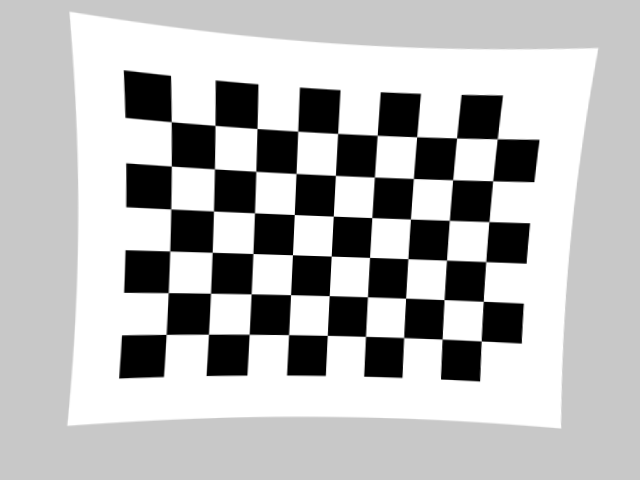
#> input picture data/calibration/calib_view_00.png, 640 x 480 px
$ python -i filtering.py   (imports and definitions only)   (older library calls are emulated)
#> lines starting #> are read from the running program, lines starting #| are printed output that depends on the picture; after the words box and inside, x2 and y2 are one past the last pixel; in counts of white or black regions, pixels touching at a corner belong together
#> further down, picture is the input picture: shape (480, 640, 3); min 0, max 255, mean 185.1
import cv2
import numpy as np


def compute_psnr(clean: np.ndarray, restored: np.ndarray) -> float:
    """Computes Peak Signal-to-Noise Ratio (dB)."""
    mse = np.mean((clean.astype(np.float64) - restored.astype(np.float64)) ** 2)
    if mse == 0:
        return float("inf")
    return float(20.0 * np.log10(255.0 / np.sqrt(mse)))


def run_filtering_and_frequency_analysis(image_bgr: np.ndarray, kernel_size: int = 5) -> dict:
    """Runs spatial filtering, denoising evaluation, edge gradients, and 2D FFT analysis."""
#> called with kernel_size = 5
    if kernel_size % 2 == 0:
        kernel_size += 1

    gray = cv2.cvtColor(image_bgr, cv2.COLOR_BGR2GRAY)

    # 1. Synthetic Gaussian + Salt-and-Pepper noise injection for denoising benchmark
    rng = np.random.default_rng(42)
    noisy = gray.astype(np.float32) + rng.normal(0, 18.0, gray.shape)
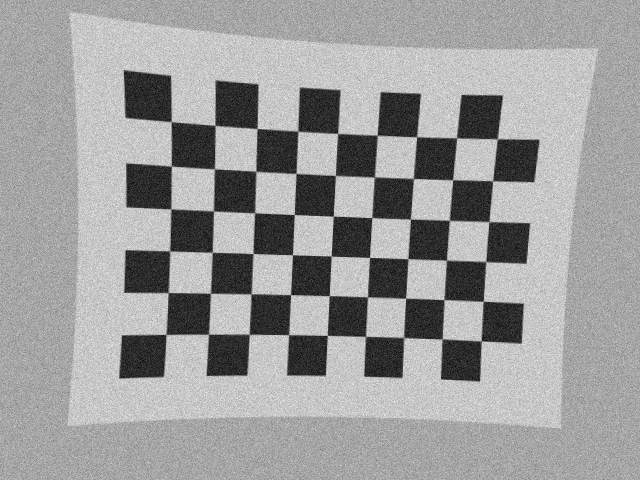
#> noisy: shape (480, 640) float64; min -69.9, max 345.1, mean 185.1; drawn with min black and max white
    noisy = np.clip(noisy, 0, 255).astype(np.uint8)
    sp_mask = rng.random(gray.shape)
    noisy[sp_mask < 0.015] = 0
    noisy[sp_mask > 0.985] = 255

    # Spatial Filters
    box_filtered = cv2.blur(noisy, (kernel_size, kernel_size))
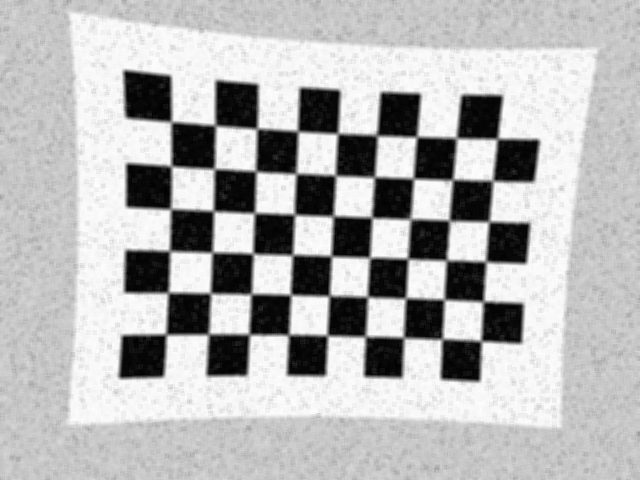
#> box_filtered: shape (480, 640); min 1, max 255, mean 181.4
    gaussian_filtered = cv2.GaussianBlur(noisy, (kernel_size, kernel_size), sigmaX=1.2)
    median_filtered = cv2.medianBlur(noisy, kernel_size)

    psnr_metrics = {
        "noisy_psnr_db": round(compute_psnr(gray, noisy), 2),
        "box_psnr_db": round(compute_psnr(gray, box_filtered), 2),
        "gaussian_psnr_db": round(compute_psnr(gray, gaussian_filtered), 2),
        "median_psnr_db": round(compute_psnr(gray, median_filtered), 2),
    }
#> in compute_psnr, `mse = np.mean((clean.astype(np.float64) - restored.astype(np.float64))..`: mse = 1064.3
#> psnr_metrics = {'noisy_psnr_db': 17.86, 'box_psnr_db': 22.4, 'gaussian_psnr_db': 23.84, 'median_psnr_db': 31.07}

    # 2. Image Gradients (Sobel & Canny)
    sobel_x = cv2.Sobel(gray, cv2.CV_64F, 1, 0, ksize=3)
    sobel_y = cv2.Sobel(gray, cv2.CV_64F, 0, 1, ksize=3)
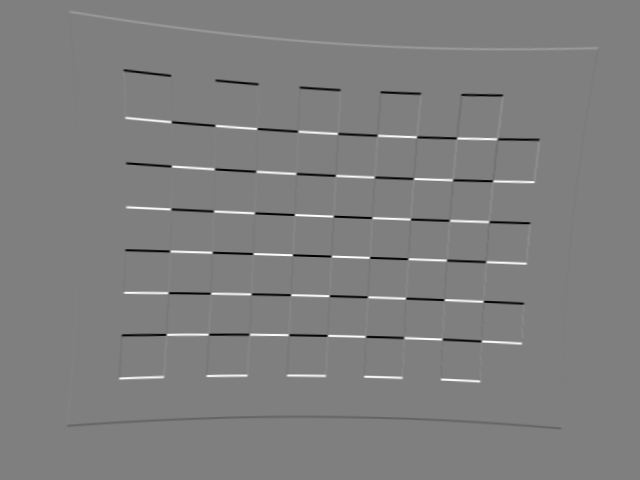
#> sobel_y: shape (480, 640) float64; min -1020, max 1020, mean 0; drawn with min black and max white
    sobel_mag = np.sqrt(sobel_x**2 + sobel_y**2)
    sobel_mag_u8 = np.uint8(255 * sobel_mag / (np.max(sobel_mag) + 1e-8))
    canny_edges = cv2.Canny(gray, threshold1=80, threshold2=180)
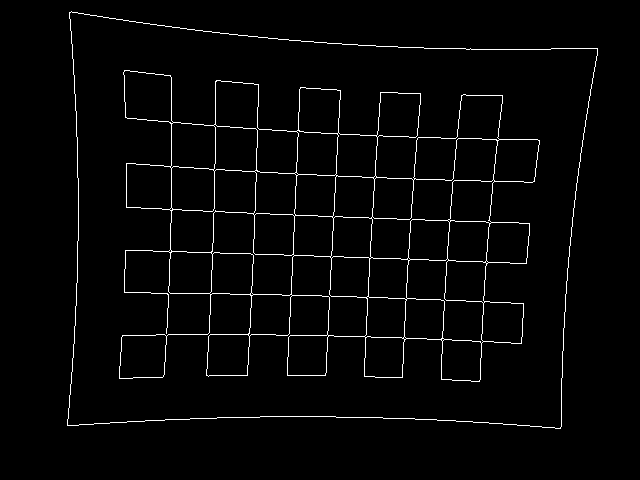
#> canny_edges: shape (480, 640); 2.4% white in thin lines or dots, all inside (x1, y1, x2, y2) = (67, 11, 598, 429)

    # 3. 2D Frequency-Domain Analysis (FFT)
    f_transform = np.fft.fft2(gray.astype(np.float32))
    f_shift = np.fft.fftshift(f_transform)
    magnitude_spectrum = 20 * np.log(np.abs(f_shift) + 1.0)
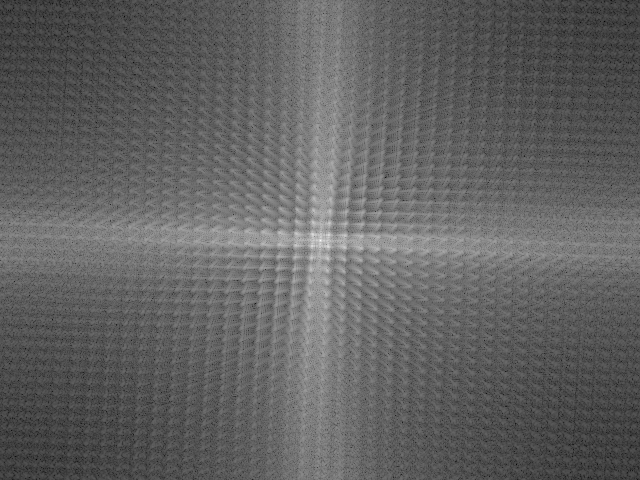
#> magnitude_spectrum: shape (480, 640) float64; min 5.31, max 357.1, mean 140.3; drawn with min black and max white
    spectrum_vis = cv2.normalize(magnitude_spectrum, None, 0, 255, cv2.NORM_MINMAX).astype(np.uint8)

    # High-pass & Low-pass circular masks
    rows, cols = gray.shape
#> rows = 480; cols = 640
    crow, ccol = rows // 2, cols // 2
#> crow = 240; ccol = 320
    y_grid, x_grid = np.ogrid[:rows, :cols]
#> y_grid = 480 values from 0 to 479
    radius = max(4, min(rows, cols) // 6)
#> radius = 80
    dist_sq = (y_grid - crow) ** 2 + (x_grid - ccol) ** 2

    low_pass_mask = (dist_sq <= radius**2).astype(np.float32)
    high_pass_mask = 1.0 - low_pass_mask

    img_low_pass = np.abs(np.fft.ifft2(np.fft.ifftshift(f_shift * low_pass_mask)))
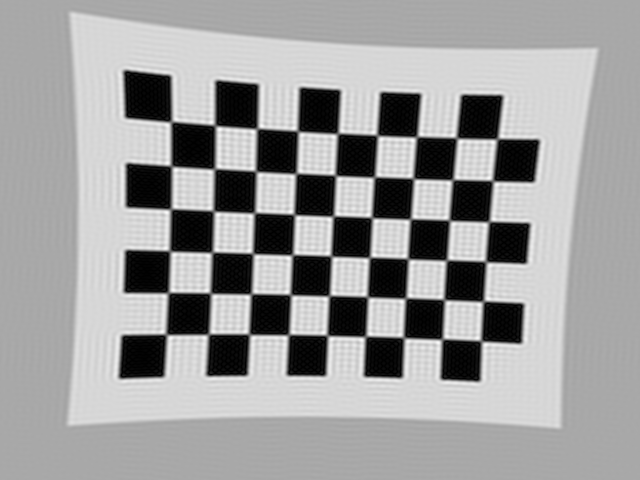
#> img_low_pass: shape (480, 640) float64; min 9.4e-05, max 302.6, mean 187; drawn with min black and max white
    img_high_pass = np.abs(np.fft.ifft2(np.fft.ifftshift(f_shift * high_pass_mask)))

    img_low_pass_u8 = cv2.normalize(img_low_pass, None, 0, 255, cv2.NORM_MINMAX).astype(np.uint8)
    img_high_pass_u8 = cv2.normalize(img_high_pass, None, 0, 255, cv2.NORM_MINMAX).astype(np.uint8)
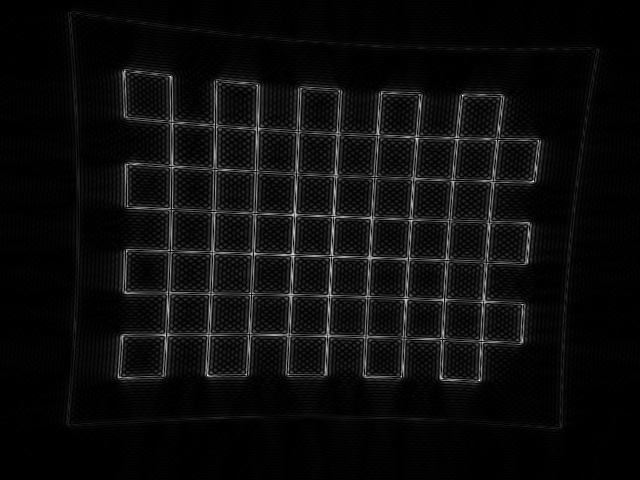
#> img_high_pass_u8: shape (480, 640); min 0, max 254, mean 12.8

    high_freq_energy_ratio = float(
        np.sum(np.abs(f_shift) * high_pass_mask) / (np.sum(np.abs(f_shift)) + 1e-8)
    )
#> high_freq_energy_ratio = 0.422

    return {
        "gray": gray,
        "noisy": noisy,
        "box_filtered": box_filtered,
        "gaussian_filtered": gaussian_filtered,
        "median_filtered": median_filtered,
        "sobel_magnitude": sobel_mag_u8,
        "canny_edges": canny_edges,
        "fft_spectrum": spectrum_vis,
        "fft_low_pass": img_low_pass_u8,
        "fft_high_pass": img_high_pass_u8,
        "metrics": {
            **psnr_metrics,
            "mean_gradient_magnitude": round(float(np.mean(sobel_mag)), 2),
            "edge_pixel_ratio": round(float(np.mean(canny_edges > 0)), 4),
            "high_freq_energy_ratio": round(high_freq_energy_ratio, 4),
        },
    }

>>> import cv2
>>> picture = cv2.imread('../data/calibration/calib_view_00.png')
>>> result = run_filtering_and_frequency_analysis(picture)
#> result = 11 items

$ run again, on data/calibration/calib_view_01.png
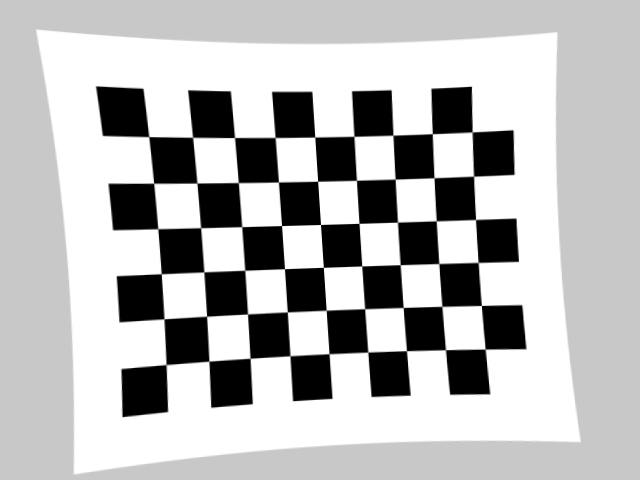
#> input picture data/calibration/calib_view_01.png, 640 x 480 px
#> picture is the input picture: shape (480, 640, 3); min 0, max 255, mean 184.1
#> mse = 1075.6
#> psnr_metrics = {'noisy_psnr_db': 17.81, 'box_psnr_db': 22.26, 'gaussian_psnr_db': 23.71, 'median_psnr_db': 31.14}
#> in run_filtering_and_frequency_analysis, `canny_edges = cv2.Canny(gray, threshold1=80, threshold2=180)`:
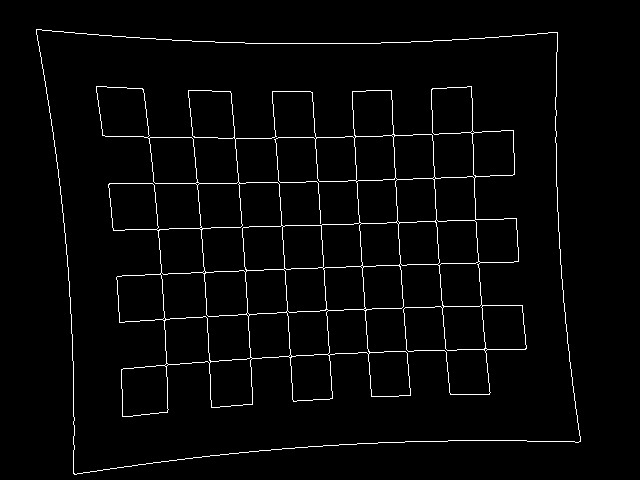
#> canny_edges: shape (480, 640); 2.5% white in thin lines or dots, all inside (x1, y1, x2, y2) = (36, 29, 581, 475)
#> in run_filtering_and_frequency_analysis, `img_high_pass_u8 = cv2.normalize(img_high_pass, None, 0, 255, cv2.NORM..`:
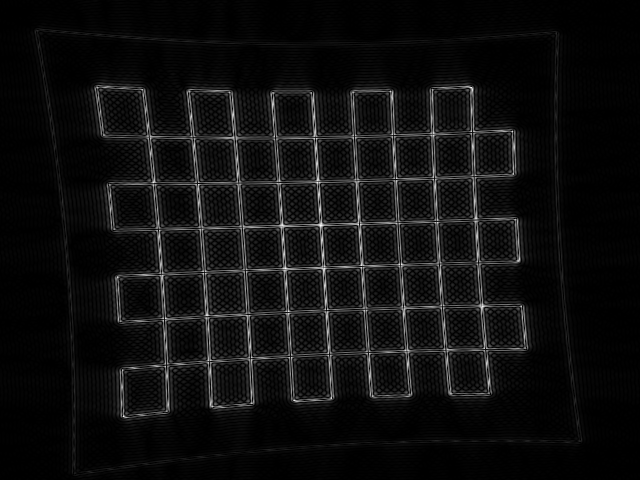
#> img_high_pass_u8: shape (480, 640); min 0, max 254, mean 14.7
#> high_freq_energy_ratio = 0.42
#> result = 11 items

$ run again, on data/calibration/calib_view_02.png
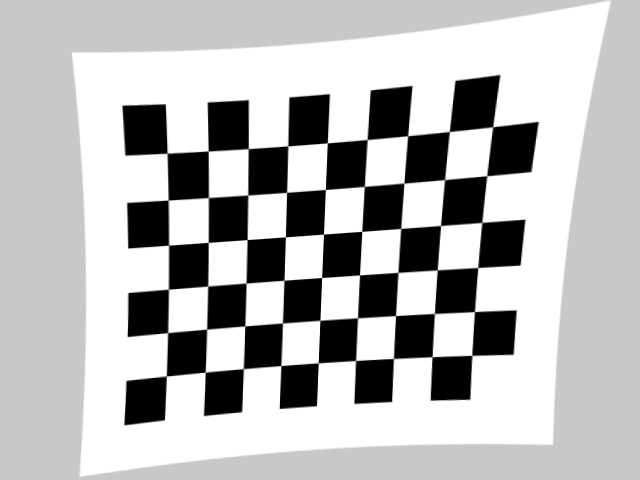
#> input picture data/calibration/calib_view_02.png, 640 x 480 px
#> picture is the input picture: shape (480, 640, 3); min 0, max 255, mean 184.4
#> mse = 1065.4
#> psnr_metrics = {'noisy_psnr_db': 17.86, 'box_psnr_db': 22.24, 'gaussian_psnr_db': 23.7, 'median_psnr_db': 31.08}
#> in run_filtering_and_frequency_analysis, `canny_edges = cv2.Canny(gray, threshold1=80, threshold2=180)`:
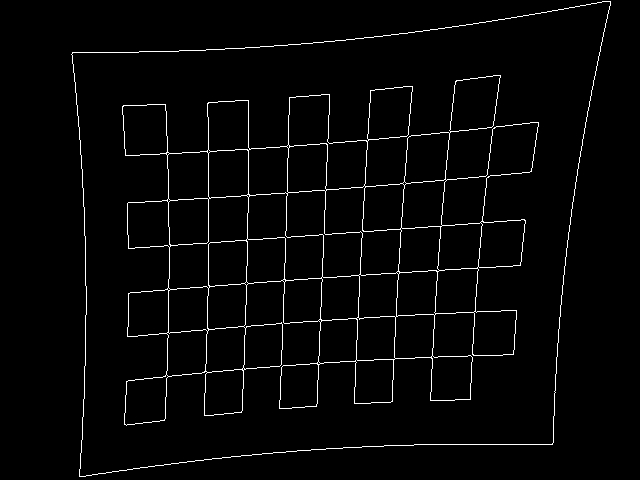
#> canny_edges: shape (480, 640); 2.5% white in thin lines or dots, all inside (x1, y1, x2, y2) = (71, 1, 611, 477)
#> in run_filtering_and_frequency_analysis, `img_high_pass_u8 = cv2.normalize(img_high_pass, None, 0, 255, cv2.NORM..`:
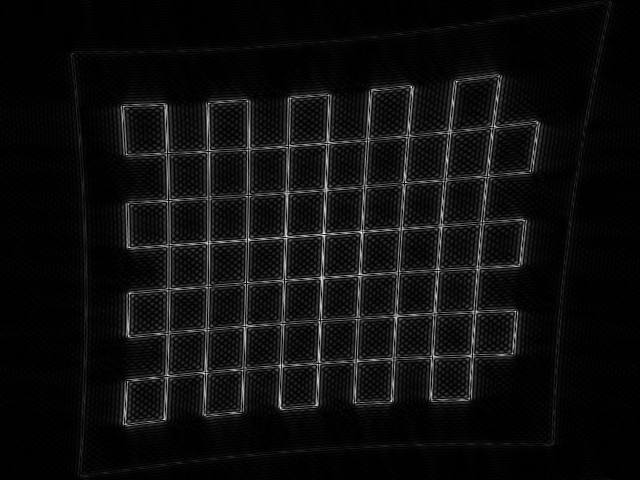
#> img_high_pass_u8: shape (480, 640); min 0, max 255, mean 14.2
#> high_freq_energy_ratio = 0.423
#> result = 11 items

$ run again, on data/calibration/calib_view_03.png
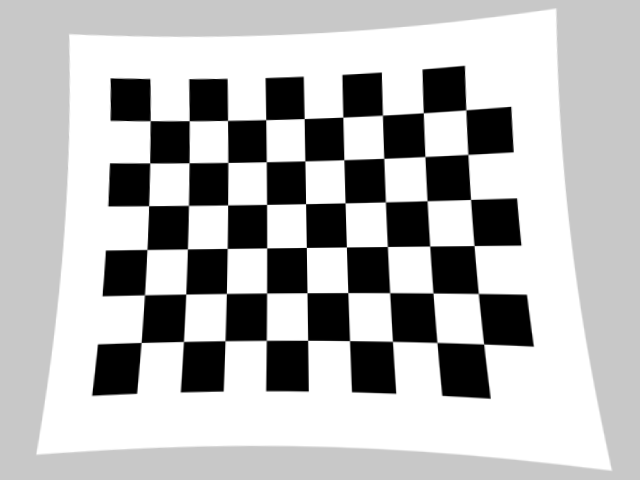
#> input picture data/calibration/calib_view_03.png, 640 x 480 px
#> picture is the input picture: shape (480, 640, 3); min 0, max 255, mean 183.8
#> mse = 1084.3
#> psnr_metrics = {'noisy_psnr_db': 17.78, 'box_psnr_db': 22.14, 'gaussian_psnr_db': 23.58, 'median_psnr_db': 31.17}
#> canny_edges: shape (480, 640); 2.6% white in thin lines or dots, all inside (x1, y1, x2, y2) = (36, 8, 612, 471)
#> in run_filtering_and_frequency_analysis, `img_high_pass_u8 = cv2.normalize(img_high_pass, None, 0, 255, cv2.NORM..`:
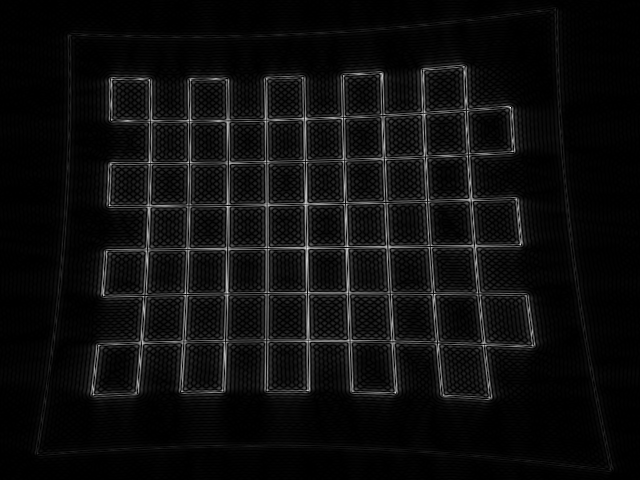
#> img_high_pass_u8: shape (480, 640); min 0, max 255, mean 14
#> high_freq_energy_ratio = 0.408
#> result = 11 items
